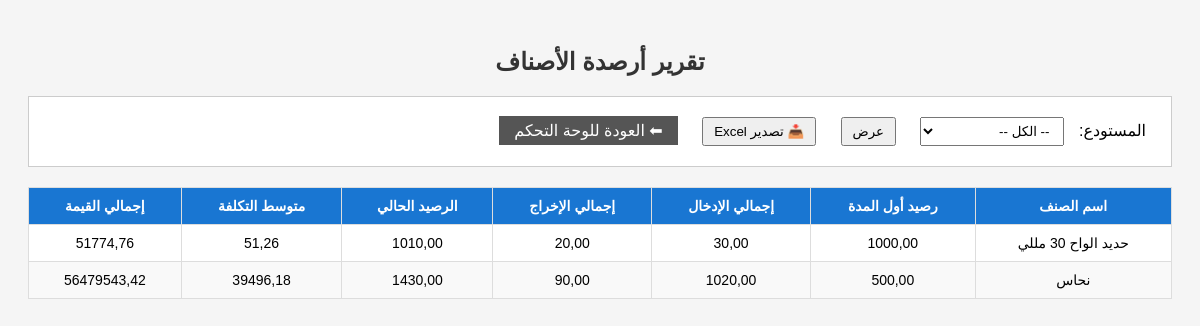
/inventory/reports/product-balances/, run on the app's committed database.
### inventory/models.py (models this page shows, shortened)
class Product(models.Model):
    PRODUCT_TYPES = (
        ('raw', 'مواد خام'),
        ('semi', 'نصف مصنع'),
        ('finished', 'منتج نهائي'),
        ('SCRAP', 'خردة- سكراب'),
    )
    PRICING_METHODS = (
        ('fifo', 'الوارد أولاً يصرف أولاً'),
        ('average', 'متوسط التكلفة'),
    )
    code = models.CharField(max_length=20, unique=True)
    name = models.CharField(max_length=100)
    product_type = models.CharField(max_length=10, choices=PRODUCT_TYPES)
    base_unit = models.ForeignKey(Unit, on_delete=models.PROTECT, related_name='base_products', null=True, blank=True)
    large_unit = models.ForeignKey(Unit, related_name='large_unit_products', on_delete=models.PROTECT)
    small_unit = models.ForeignKey(Unit, related_name='small_unit_products', on_delete=models.PROTECT)
    conversion_factor = models.DecimalField(max_digits=10, decimal_places=4)
    class Meta:
        verbose_name = "منتج"
        verbose_name_plural = "المنتجات"
    pricing_method = models.CharField(
        max_length=10,
        choices=PRICING_METHODS,
        default='fifo',
        verbose_name='طريقة احتساب التكلفة'
    )
    bom_components = models.ManyToManyField(
        'inventory.Component',
        through='manufacturing.DefaultComponent',
        related_name='used_in_products'
    )
    average_cost = models.DecimalField(max_digits=10, decimal_places=2, default=Decimal('0.00'))

### inventory/views.py (the view, shortened to what this page needs)
# urls.py: path('reports/product-balances/', product_balances_report, name='product_balances'),
def product_balances_report(request):
    warehouse_id = request.GET.get('warehouse')
    export = request.GET.get('export')
    transactions = StockTransactionItem.objects.select_related('transaction', 'product')
    if warehouse_id:
        transactions = transactions.filter(transaction__warehouse_id=warehouse_id)
    balances = (
        transactions.values('product_id', 'product__name')
        .annotate(
            total_in=Sum('quantity', filter=Q(transaction__transaction_type='in')),
            total_out=Sum('quantity', filter=Q(transaction__transaction_type='out')),
        )
    )
    results = []
    for b in balances:
        product_id = b['product_id']
        product_name = b['product__name']
        opening_items = OpeningStockItem.objects.filter(product_id=product_id)
        if warehouse_id:
            opening_items = opening_items.filter(balance__warehouse_id=warehouse_id)
        opening_qty = opening_items.aggregate(total=Sum('quantity'))['total'] or 0
        opening_cost_total = opening_items.aggregate(
            cost_total=Sum(F('quantity') * F('unit_cost'))
        )['cost_total'] or 0
        total_in = b['total_in'] or 0
        total_out = b['total_out'] or 0
        current_balance = opening_qty + total_in - total_out
        movement_cost_total = transactions.filter(
            product_id=product_id, transaction__transaction_type='in'
        ).aggregate(
            total=Sum(F('quantity') * F('cost'))
        )['total'] or 0
        total_cost = Decimal(opening_cost_total) + Decimal(movement_cost_total)
        total_qty = Decimal(opening_qty) + Decimal(total_in)
        avg_cost = (total_cost / total_qty) if total_qty > 0 else Decimal('0')
        total_value = Decimal(current_balance) * avg_cost
        results.append({
            'product_name': product_name,
            'opening_qty': opening_qty,
            'total_in': total_in,
            'total_out': total_out,
            'balance': current_balance,
            'avg_cost': round(avg_cost, 2),
            'total_value': round(total_value, 2),
        })
    warehouses = Warehouse.objects.all()
    context = {
        'results': results,
        'warehouses': warehouses,
        'request': request,
    }
    return render(request, 'inventory/reports/product_balances.html', context)

### dist/inventory/templates/inventory/reports/product_balances.html (shortened to what this page needs)
<!DOCTYPE html>
<html lang="ar" dir="rtl">
<head>
</head>
<body>
<h2>تقرير أرصدة الأصناف</h2>
<form method="get">
    <label for="warehouse">المستودع:</label>
    <select name="warehouse" id="warehouse">
        <option value="">-- الكل --</option>
    </select>
    <button type="submit">عرض</button>
    <button type="submit" name="export" value="1">📥 تصدير Excel</button>
    <a href="{% url 'admin:index' %}" class="button-link">⬅ العودة للوحة التحكم</a>
</form>
<table>
    <thead>
        <tr>
            <th>اسم الصنف</th>
            <th>رصيد أول المدة</th>
            <th>إجمالي الإدخال</th>
            <th>إجمالي الإخراج</th>
            <th>الرصيد الحالي</th>
            <th>متوسط التكلفة</th>
            <th>إجمالي القيمة</th>
        </tr>
    </thead>
    <tbody>
        {% for r in results %}
        <tr>
            <td>{{ r.product_name }}</td>
            <td>{{ r.opening_qty|floatformat:2 }}</td>
            <td>{{ r.total_in|floatformat:2 }}</td>
            <td>{{ r.total_out|floatformat:2 }}</td>
            <td>{{ r.balance|floatformat:2 }}</td>
            <td>{{ r.avg_cost|floatformat:2 }}</td>
            <td>{{ r.total_value|floatformat:2 }}</td>
        </tr>
        {% empty %}
        <tr><td colspan="7">لا توجد بيانات</td></tr>
        {% endfor %}
    </tbody>
</table>
</body>
</html>

### dist/inventory/templates/inventory/reports/product_balances.html (style rules this page uses)
body { font-family: Tahoma, sans-serif; background: #f5f5f5; padding: 20px; direction: rtl; }
h2 { text-align: center; color: #333; }
form { margin-bottom: 20px; background: #fff; padding: 15px; border: 1px solid #ccc; }
label { margin-right: 10px; }
select, button { padding: 5px 10px; margin: 5px 10px; }
a.button-link { padding: 6px 15px; background-color: #555; color: white; text-decoration: none; margin-right: 10px; }
table { width: 100%; background: #fff; border-collapse: collapse; }
th, td { border: 1px solid #ddd; padding: 10px; font-size: 14px; text-align: center; }
thead { background: #1976d2; color: white; }
tbody tr:nth-child(even) { background-color: #f9f9f9; }

### data on the page
Product: product_name "حديد الواح 30 مللي", opening_qty "1000,00", total_in "30,00", total_out "20,00", balance "1010,00", avg_cost "51,26", total_value "51774,76"
Product: product_name "نحاس", opening_qty "500,00", total_in "1020,00", total_out "90,00", balance "1430,00", avg_cost "39496,18", total_value "56479543,42"
